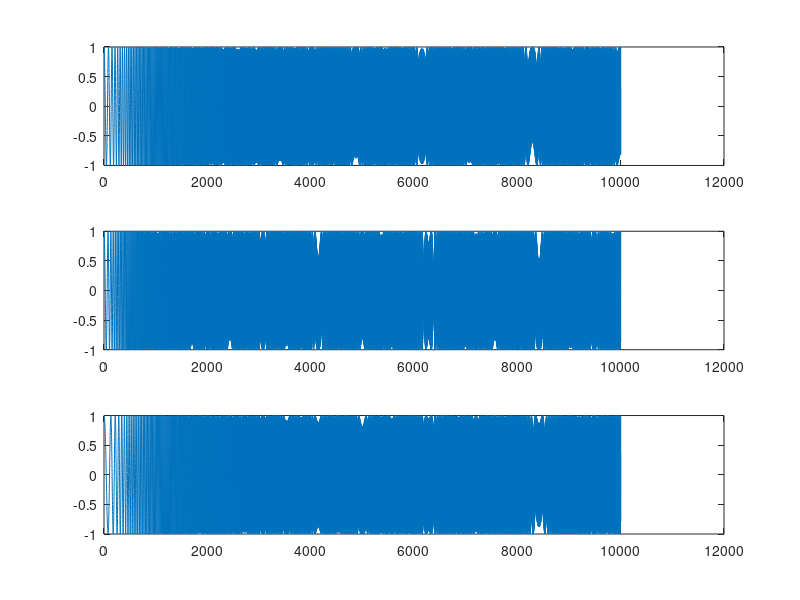

This chart was generated by the following MATLAB code:
t = 0:1/1e3:10;
fo = 10;
f1 = 400;
y = chirp(t,fo,10,f1)
subplot(3,1,1);
plot(y);

beta = (f1-fo)/10;
fi = fo + beta*t;
subplot(3,1,2);
plot(cos(2*pi*fi.*t));

subplot(3,1,3);
plot(cos(pi*fi.*t))


